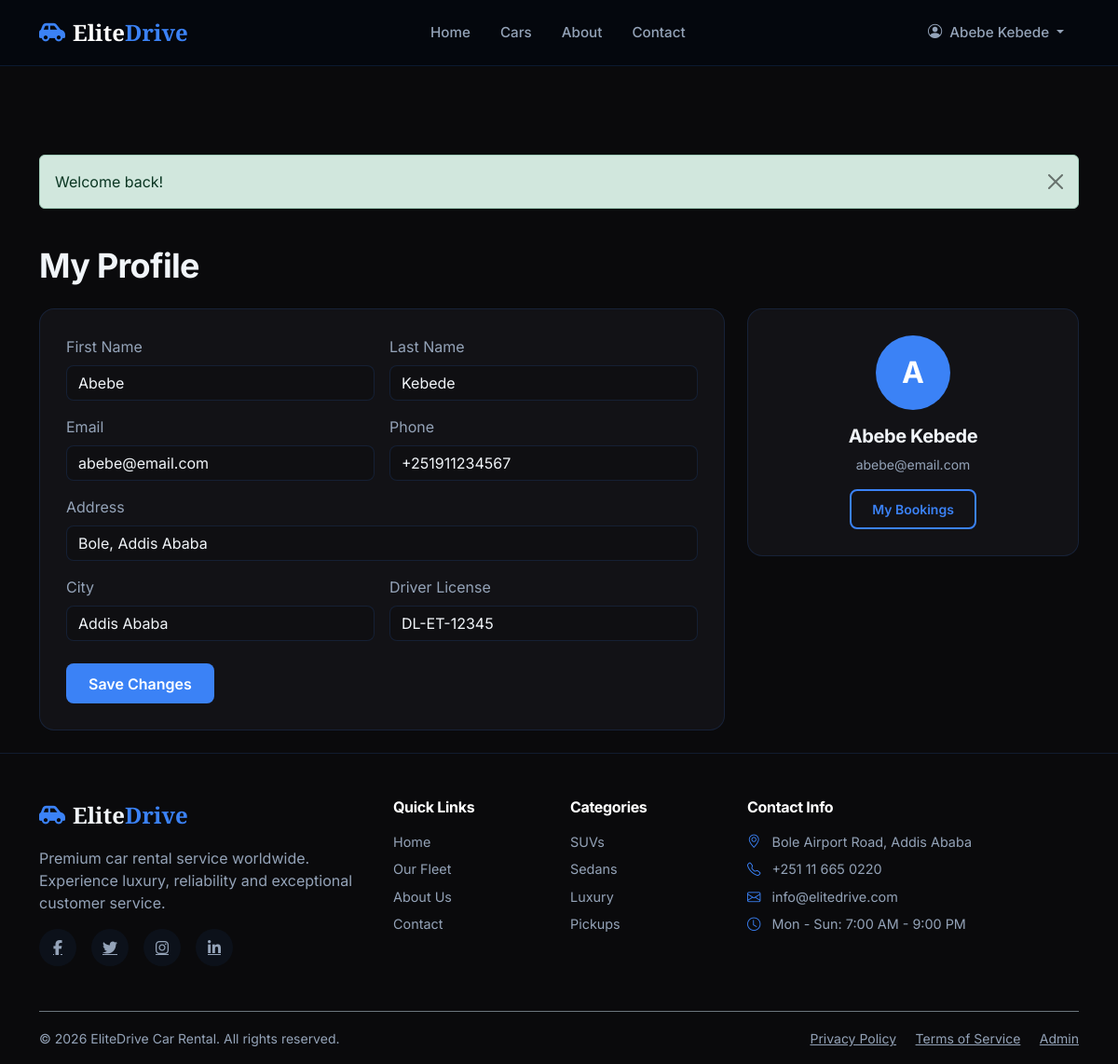
The app's page /profile.php (signed in) with its own data.
### tables this page shows
CREATE TABLE `users` (
  `id` int(11) NOT NULL AUTO_INCREMENT,
  `first_name` varchar(50) NOT NULL,
  `last_name` varchar(50) NOT NULL,
  `email` varchar(100) NOT NULL,
  `phone` varchar(20) DEFAULT NULL,
  `password` varchar(255) NOT NULL,
  `address` text DEFAULT NULL,
  `city` varchar(50) DEFAULT NULL,
  `country` varchar(50) DEFAULT 'Ethiopia',
  `license_number` varchar(50) DEFAULT NULL,
  `license_expiry` date DEFAULT NULL,
  `profile_image` varchar(255) DEFAULT NULL,
  `status` enum('active','inactive','banned') DEFAULT 'active',
  `email_verified` tinyint(1) DEFAULT 0,
  `reset_token` varchar(100) DEFAULT NULL,
  `reset_expires` datetime DEFAULT NULL,
  `created_at` timestamp NOT NULL DEFAULT CURRENT_TIMESTAMP,
  `updated_at` timestamp NOT NULL DEFAULT CURRENT_TIMESTAMP ON UPDATE CURRENT_TIMESTAMP,
  PRIMARY KEY (`id`),
  UNIQUE KEY `email` (`email`),
  KEY `idx_status` (`status`)
);

### includes/auth.php (called while the page is built, shortened)
<?php
require_once __DIR__ . '/functions.php';
function isLoggedIn() {
    return isset($_SESSION['user_id']);
}
function currentUser($pdo) {
    $stmt = $pdo->prepare("SELECT * FROM users WHERE id = ? AND status = 'active'");
    $stmt->execute([$_SESSION['user_id']]);
    return $stmt->fetch();
}
?>

### includes/functions.php (called while the page is built, shortened)
<?php
function e($string) {
    return htmlspecialchars($string ?? '', ENT_QUOTES, 'UTF-8');
}
?>

### profile.php (the view, shortened to what this page needs)
<?php
require_once 'includes/header.php';
$user = currentUser($pdo);
?>
<section class="py-4">
    <div class="container">
        <h1 class="section-title mb-4">My Profile</h1>
        <div class="row g-4">
            <div class="col-lg-8">
                <div class="detail-card">
                    <form method="POST">
                        <div class="row g-3">
                            <div class="col-md-6">
                                <label class="form-label">First Name</label>
                                <input type="text" name="first_name" class="form-control" value="<?= e($user['first_name']) ?>" required>
                            </div>
                            <div class="col-md-6">
                                <label class="form-label">Last Name</label>
                                <input type="text" name="last_name" class="form-control" value="<?= e($user['last_name']) ?>" required>
                            </div>
                            <div class="col-md-6">
                                <label class="form-label">Email</label>
                                <input type="email" class="form-control" value="<?= e($user['email']) ?>" disabled>
                            </div>
                            <div class="col-md-6">
                                <label class="form-label">Phone</label>
                                <input type="tel" name="phone" class="form-control" value="<?= e($user['phone']) ?>">
                            </div>
                            <div class="col-12">
                                <label class="form-label">Address</label>
                                <input type="text" name="address" class="form-control" value="<?= e($user['address']) ?>">
                            </div>
                            <div class="col-md-6">
                                <label class="form-label">City</label>
                                <input type="text" name="city" class="form-control" value="<?= e($user['city']) ?>">
                            </div>
                            <div class="col-md-6">
                                <label class="form-label">Driver License</label>
                                <input type="text" name="license_number" class="form-control" value="<?= e($user['license_number']) ?>">
                            </div>
                        </div>
                        <button type="submit" class="btn btn-accent mt-4">Save Changes</button>
                    </form>
                </div>
            </div>
            <div class="col-lg-4">
                <div class="detail-card text-center">
                    <div class="rounded-circle bg-accent text-white d-inline-flex align-items-center justify-content-center mb-3" style="width:80px;height:80px;font-size:2rem;font-weight:700;">
                        <?= strtoupper(substr($user['first_name'], 0, 1)) ?>
                    </div>
                    <h5><?= e($user['first_name'] . ' ' . $user['last_name']) ?></h5>
                    <p class="text-muted small"><?= e($user['email']) ?></p>
                    <a href="my-bookings.php" class="btn btn-outline-accent btn-sm">My Bookings</a>
                </div>
            </div>
        </div>
    </div>
</section>
<?php require_once 'includes/footer.php'; ?>

### assets/css/style.css (style rules this page uses)
:root { --bg-dark: #0a0a0c; --bg-card: #121216; --bg-card-hover: #1a1a20; --bg-elevated: #0f0f12; --text-primary: #f1f5f9; --text-secondary: #94a3b8; --text-muted: #64748b; --accent: #3B82F6; --accent-hover: #60A5FA; --accent-dark: #2563EB; --border-color: rgba(59, 130, 246, 0.15); --glass: rgba(59, 130, 246, 0.06); --success: #22c55e; --danger: #ef4444; --radius: 12px; --radius-lg: 16px; --shadow: 0 8px 32px rgba(0, 0, 0, 0.55); --transition: all 0.3s ease; }
* { margin: 0; padding: 0; box-sizing: border-box; }
body { font-family: 'Inter', system-ui, -apple-system, sans-serif; background: var(--bg-dark); color: var(--text-primary); min-height: 100vh; display: flex; flex-direction: column; padding-top: 76px; }
h1, h2, h3, h4, h5, h6 { font-weight: 700; letter-spacing: -0.02em; }
.bg-accent { background-color: var(--accent) !important; }
.btn-accent { background: var(--accent); color: #ffffff !important; font-weight: 600; border: none; border-radius: 8px; padding: 0.6rem 1.5rem; transition: var(--transition); }
.btn-outline-accent { border: 2px solid var(--accent); color: var(--accent) !important; background: transparent; font-weight: 600; border-radius: 8px; padding: 0.55rem 1.4rem; transition: var(--transition); }
.section-title { font-size: clamp(1.75rem, 3vw, 2.25rem); margin-bottom: 0.5rem; }
.detail-card { background: var(--bg-card); border: 1px solid var(--border-color); border-radius: var(--radius-lg); padding: 1.75rem; }
.form-control, .form-select { background: var(--bg-elevated); border: 1px solid var(--border-color); color: var(--text-primary); border-radius: 8px; }
.form-control::placeholder { color: var(--text-muted); }
.text-muted, .text-secondary, .form-text, .form-label, small, .small { color: var(--text-secondary) !important; }
.form-control, .form-select, .form-control:focus, .form-select:focus { color: var(--text-primary) !important; background-color: var(--bg-elevated) !important; }
.form-control::placeholder { color: var(--text-muted) !important; opacity: 1; }
.bg-accent, .btn-accent, .badge.bg-accent, .social-links a:hover { color: #ffffff !important; }

### records on screen
users: first_name "Abebe", last_name "Kebede", email "abebe@email.com", phone "+251911234567", address "Bole, Addis Ababa", city "Addis Ababa", license_number "DL-ET-12345", first_name "A", first_name+last_name "Abebe Kebede"

### other values on screen
$_SESSION['user_name'] "Abebe Kebede"
$flash['message'] "Welcome back!"
